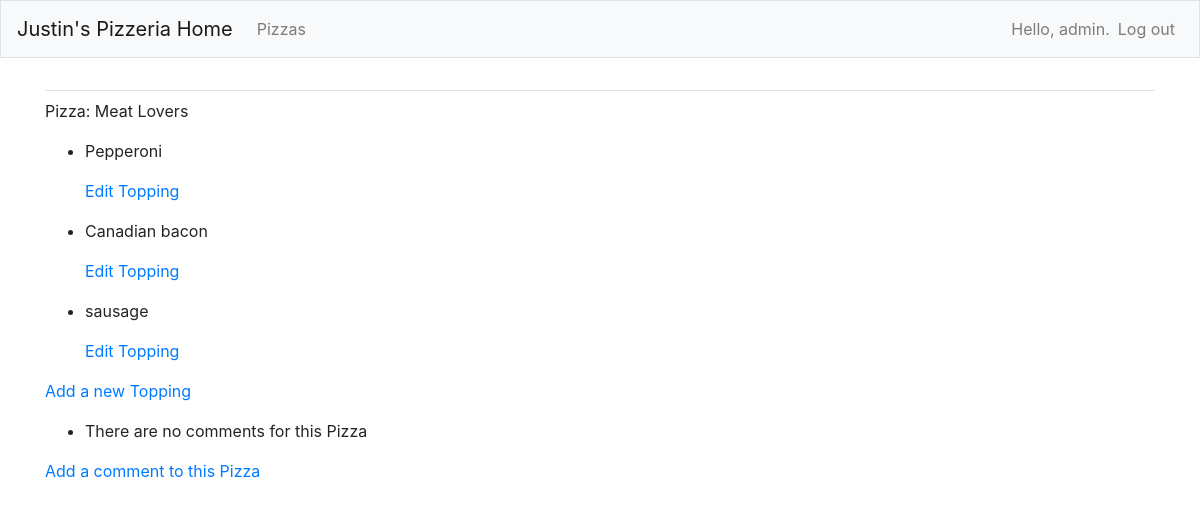
/pizzas/2/ (signed in), run on the app's committed database.
### pizzas/models.py (models this page shows, shortened)
class Pizza(models.Model):
    name = models.CharField(max_length=200)
    date_added = models.DateTimeField(auto_now_add=True)
    owner = models.ForeignKey(User,on_delete=models.CASCADE)

class Topping(models.Model):
    pizza = models.ForeignKey(Pizza, on_delete=models.CASCADE)
    name = models.CharField(max_length=200)
    date_added = models.DateTimeField(auto_now_add=True)

### pizzas/views.py (the view)
# urls.py: path('pizzas/<int:pizza_id>/', views.pizza, name='pizza'),
@login_required
def pizza(request, pizza_id):
    pizza = Pizza.objects.get(id=pizza_id)
    toppings = pizza.topping_set.order_by('-date_added')
    if pizza.owner != request.user:
        raise Http404
    context = {'pizza':pizza, 'toppings':toppings}
    return render(request, 'pizzas/pizza.html', context)

### pizzas/templates/pizzas/pizza.html
{% extends "pizzas/base.html" %}
{% load bootstrap4 %}
{% block content %}
<p> Pizza: {{ pizza.name }} </p>
<ul>
    {% for topping in toppings %}
    <li>
        <p>{{topping.name | linebreaks}}</p>
    </li>
    <p>
        <a href="{% url 'pizzas:edit_topping' topping.id %}">Edit Topping</a>
    </p>
    {% empty %}
    <li>Toppings for this pizza have not been added yet</li>
    {% endfor %}
</ul>
<p> <a href="{% url 'pizzas:new_topping' pizza.id %}">Add a new Topping</a> </p>
<ul>
    {% for comment in comments %}
    <li>
        <p>{{comment.name | linebreaks}}</p>
    </li>
    {% empty %}
    <li>There are no comments for this Pizza</li>
    {% endfor %}
</ul>
<p>
    <a href="{% url 'pizzas:comments' pizza.id %}">Add a comment to this Pizza</a>
</p>
{% endblock content %}

### pizzas/templates/pizzas/base.html (shortened to what this page needs)
{% load bootstrap4 %}
<!doctype html>
<html lang="en">
<head>
    {% bootstrap_css %}
</head>
<body>
    <nav class="navbar navbar-expand-md navbar-light bg-light mb-4 border">
        <a class="navbar-brand" href="{% url 'pizzas:index' %}">Justin's Pizzeria Home</a>
        <div class="collapse navbar-collapse" id="navbarCollapse">
            <ul class="navbar-nav mr-auto">
                <li class="nav item">
                    <a class="nav-link" href="{% url 'pizzas:pizzas' %}">Pizzas</a>
                </li>
            </ul>
            <ul class="navbar-nav ml-auto">
                {% if user.is_authenticated %}
                <li class="nav-item">
                    <span class="navbar-text">Hello, {{ user.username }}.</span>
                </li>
                <li class="nav-item">
                    <a class="nav-link" href="{% url 'users:logout' %}">Log out</a>
                </li>
                {% endif %}
            </ul>
        </div>
    </nav>
    <main role="main" class="container">
        <div class="pb-2 mb-2 border-bottom">
        </div>
        <div>
            {% block content %}{% endblock content %}
        </div>
    </main>
</body>
</html>

### data on the page
Pizza: name "Meat Lovers"
Topping: name "Pepperoni"
Topping: name "Canadian bacon"
Topping: name "sausage"

### other printed values
{{ user.username }} "admin"
